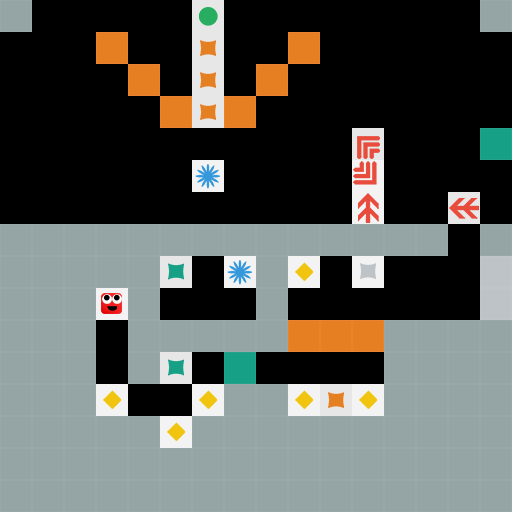

A 2D game scene composited from a Tiled map and its tileset images. What follows is a short description and the map's XML, with every tile layer's data as written:
An orthogonal 16x16 tile map with 32x32 px tiles, 1 tile layer (mainlevel) and 14 objects.

<map version="1.0" orientation="orthogonal" renderorder="right-down" width="16" height="16" tilewidth="32" tileheight="32" nextobjectid="47">
 <tileset firstgid="1" name="levelEditor" tilewidth="32" tileheight="32" tilecount="64">
  <image source="levelEditor.png" width="256" height="256" />
 </tileset>
 <layer name="mainlevel" width="16" height="16">
  <data encoding="csv">
2,0,0,0,0,0,9,0,0,0,0,0,0,0,0,2,
0,0,0,5,0,0,13,0,0,5,0,0,0,0,0,0,
0,0,0,0,5,0,13,0,5,0,0,0,0,0,0,0,
0,0,0,0,0,5,13,5,0,0,0,0,0,0,0,0,
0,0,0,0,0,0,0,0,0,0,0,27,0,0,0,3,
0,0,0,0,0,0,10,0,0,0,0,26,0,0,0,0,
0,0,0,0,0,0,0,0,0,0,0,19,0,0,18,0,
2,2,2,2,2,2,2,2,2,2,2,2,2,2,0,2,
2,2,2,2,2,11,0,10,2,16,0,14,0,0,0,6,
2,2,2,1,2,0,0,0,2,0,0,0,0,0,0,6,
2,2,2,0,2,2,2,2,2,5,5,5,2,2,2,2,
2,2,2,0,2,11,0,3,0,0,0,0,2,2,2,2,
2,2,2,16,0,0,16,2,2,16,13,16,2,2,2,2,
2,2,2,2,2,16,2,2,2,2,2,2,2,2,2,2,
2,2,2,2,2,2,2,2,2,2,2,2,2,2,2,2,
2,2,2,2,2,2,2,2,2,2,2,2,2,2,2,2
</data>
 </layer>
 <objectgroup name="ConnectLayer">
  <object id="33" x="210" y="114">
   <polyline points="0,0 30,-5" />
  </object>
  <object id="34" x="206" y="115">
   <polyline points="0,0 -30,-2" />
  </object>
  <object id="35" x="206" y="82">
   <polyline points="0,0 65,-1" />
  </object>
  <object id="36" x="207" y="80">
   <polyline points="0,0 -64,-2" />
  </object>
  <object id="37" x="207" y="45">
   <polyline points="0,0 -102,2" />
  </object>
  <object id="38" x="209" y="49">
   <polyline points="0,0 93,4" />
  </object>
  <object id="39" x="333" y="396">
   <polyline points="0,0 -29,-62" />
  </object>
  <object id="40" x="340" y="400">
   <polyline points="0,0 -4,-64" />
  </object>
  <object id="41" x="335" y="397">
   <polyline points="0,0 35,-62" />
  </object>
  <object id="42" x="180" y="365">
   <polyline points="0,0 62,2" />
  </object>
  <object id="43" x="174" y="273">
   <polyline points="0,0 315,-129" />
  </object>
  <object id="44" x="240" y="270">
   <polyline points="0,0 -33,-99" />
  </object>
  <object id="45" x="367" y="271">
   <polyline points="0,0 130,-4" />
  </object>
  <object id="46" x="365" y="272">
   <polyline points="0,0 131,29" />
  </object>
 </objectgroup>
</map>
